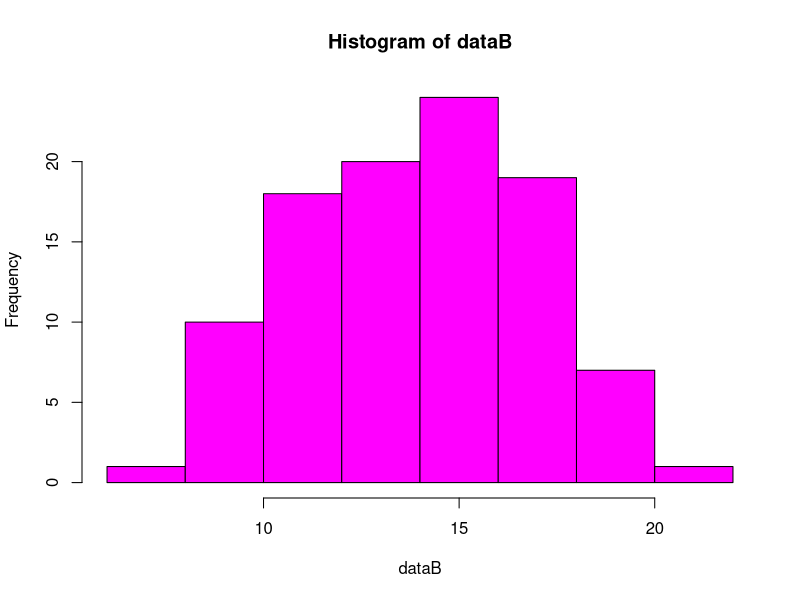
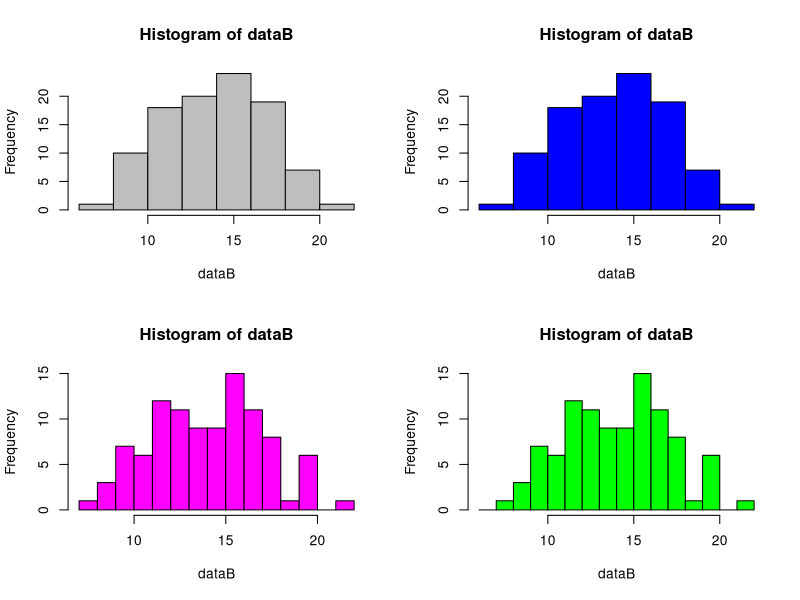
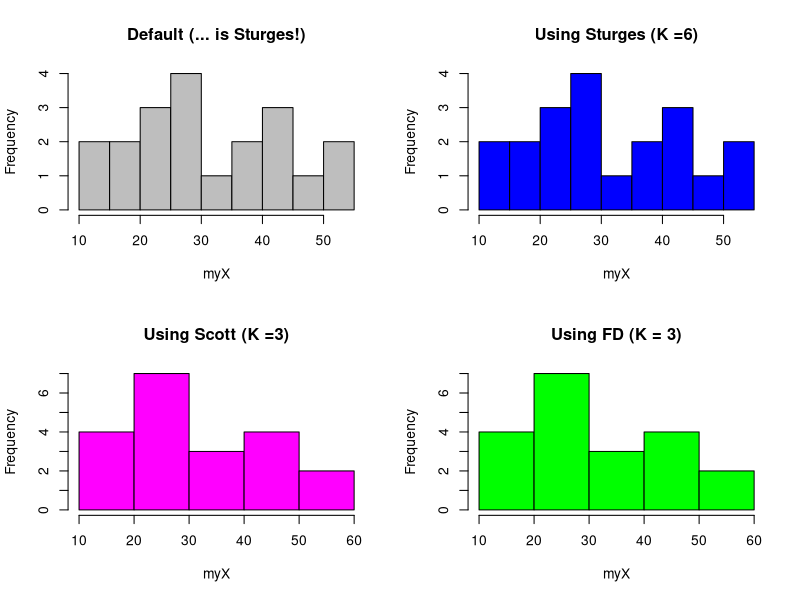
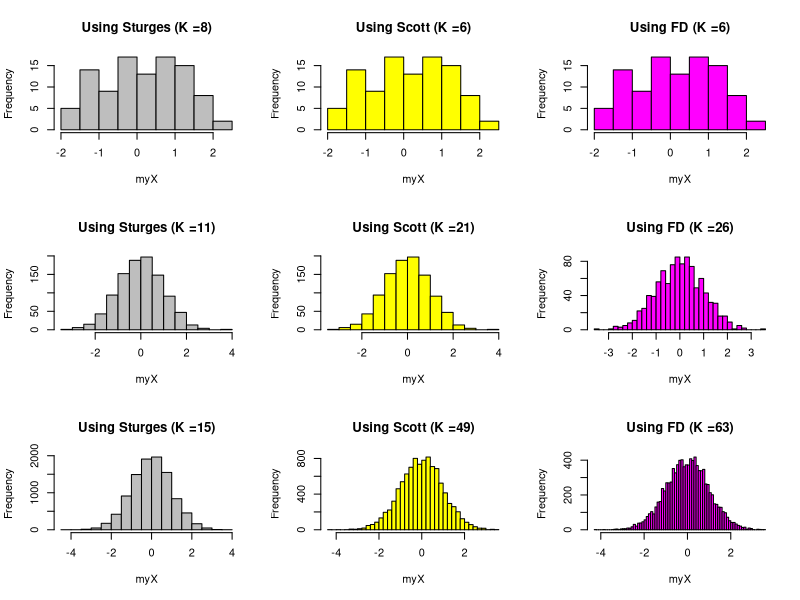
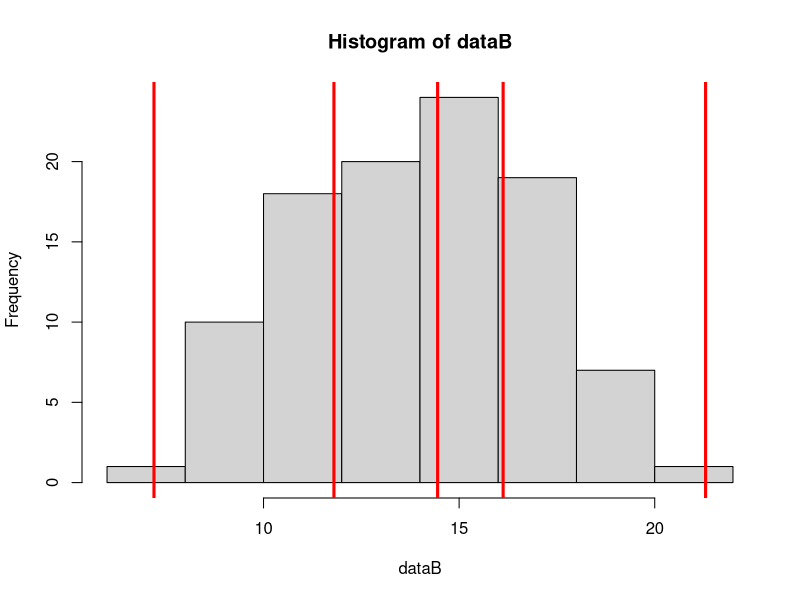
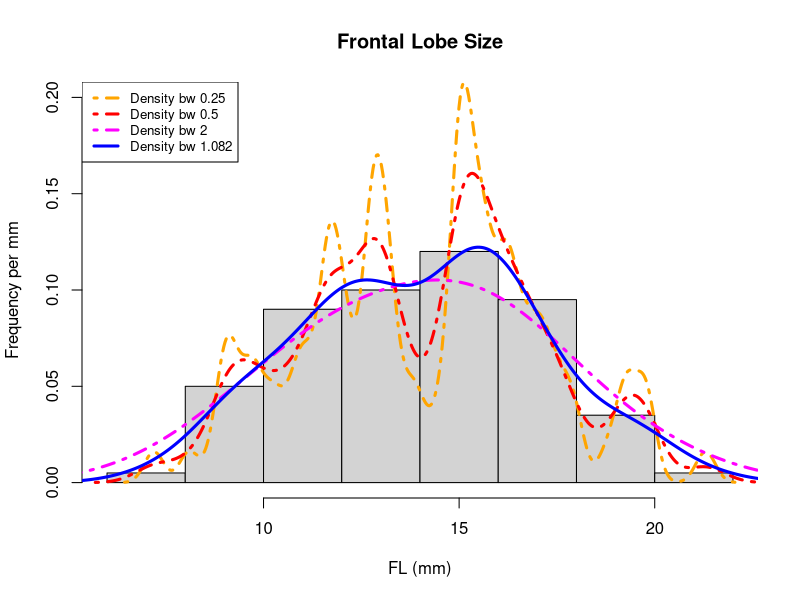

Recreate these plots in R, in order.
library(MASS)

# Charger les données dans l'environnement
# (Morphological Measurements on Leptograpsus Crabs)
data(crabs)
# Visualisation de la structure de la table
str(crabs)

# Répartition des données 'Frontal lob size' selon les espèces
# (species - "B" or "O" for blue or orange)
dataB <- crabs[which(crabs$sp=="B"), 4]
dataO <- crabs[which(crabs$sp=="O"), 4]

# Histogramme avec plot
hist(dataB, col = "magenta")
# Histogramme sans plot
hist(dataB, plot = FALSE)

# Différents histogrammes suivant les breaks
par(mfrow=c(2,2))
hist(dataB, col = "grey")
hist(dataB, col = "blue", breaks = seq(from = 6, to = 22, by = 2))
hist(dataB, col = "magenta", breaks = 20)
hist(dataB, col = "green", breaks = seq(from = 6, to = 22, by = 1))
par(mfrow=c(1,1))

# Différents histogrammes suivant le nombre de classes
myX = c(14, 15, 17, 19, 21, 23, 25, 26, 27, 28, 29, 31, 
        38, 39, 41, 44, 45, 49, 51, 53)
par(mfrow=c(2,2))
hist(myX, col = "grey", main = "Default (... is Sturges!)")
hist(myX, col = "blue", breaks = "Sturges", 
     main = paste("Using Sturges (K =", nclass.Sturges(myX), ")", sep = ""))
hist(myX, col = "magenta", breaks = "Scott", 
     main = paste("Using Scott (K =", nclass.scott(myX), ")", sep = ""))
hist(myX, col = "green", breaks = "FD", 
     main = paste("Using FD (K = ", nclass.FD(myX), ")", sep = ""))
par(mfrow=c(1,1))

# Nombre de classes selon le nombre d'observations
par(mfrow=c(3,3))
for(n in c(100, 1000, 10000)){
  myX<-rnorm(n)  
  hist(myX, col = "grey", 
       main = paste("Using Sturges (K =", nclass.Sturges(myX), ")", sep = ""))
  hist(myX, col = "yellow", breaks = "Scott", 
       main = paste("Using Scott (K =", nclass.scott(myX), ")", sep = ""))
  hist(myX, col = "magenta", breaks = "FD", 
       main = paste("Using FD (K =", nclass.FD(myX), ")", sep = ""))
}
par(mfrow=c(1,1))

# Superposition des quantiles à l'histogramme
hist(dataB)
abline(v = quantile(dataB), col = "red", lwd = 3)

# Histogramme et courbe de densité
hist(dataB, probability = TRUE,
     ylim = range(0, 0.2), main = "Frontal Lobe Size",
     xlab = "FL (mm)", ylab = "Frequency per mm")

lines(density(dataB, bw = 0.25), col = "orange", lwd = 3, lty = 4)
lines(density(dataB, bw = 0.5), col = "red", lwd = 3, lty = 4)
lines(density(dataB, bw = 2), col = "magenta", lwd = 3, lty = 4)
lines(density(dataB), col = "blue", lwd = 3)

ds = density(dataB)

# Add a legend
legend("topleft", 
       legend = c("Density bw 0.25", "Density bw 0.5", 
                  "Density bw 2", "Density bw 1.082"),
       col = c("orange", "red", "magenta", "blue"), 
       lty = c(4, 4, 4, 1), lwd = rep(3, 4), cex = 0.8)


